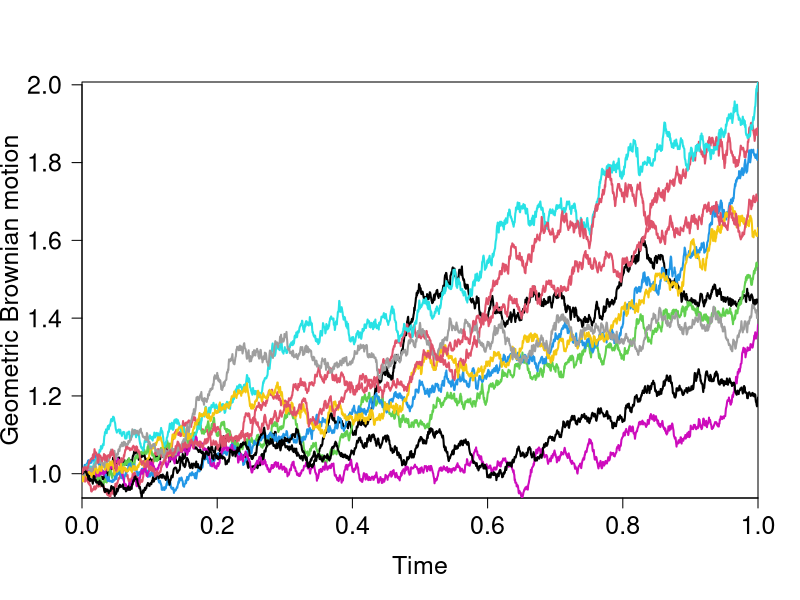

Write R code to recreate this figure.
N <- 2000
t <- 0:N
dt <- 1.0 / N
mu <- 0.5
sigma <- 0.2
nsim <- 10
S <- matrix(0, nsim, N + 1)
dB <- matrix(rnorm(nsim * N, mean = 0, sd = sqrt(dt)), nsim, N + 1)
for (i in 1:nsim){
    S[i, 1] <- 1.0
    for (j in 1:N+1){
        S[i,j] <- S[i, j-1]+mu * S[i, j - 1] * dt + sigma * S[i, j - 1]  *dB[i, j]
    }
}

plot(t*dt, rep(0, N+1), xlab = "Time", ylab = "Geometric Brownian motion", lwd=2, ylim =
c(min(S),max(S)), type = "l", col = 0,las=1, cex.axis=1.5,cex.lab=1.5, xaxs='i', yaxs='i')
for (i in 1:nsim){
    lines(t * dt, S[i, ], lwd = 2, type = "l", col = i)
}